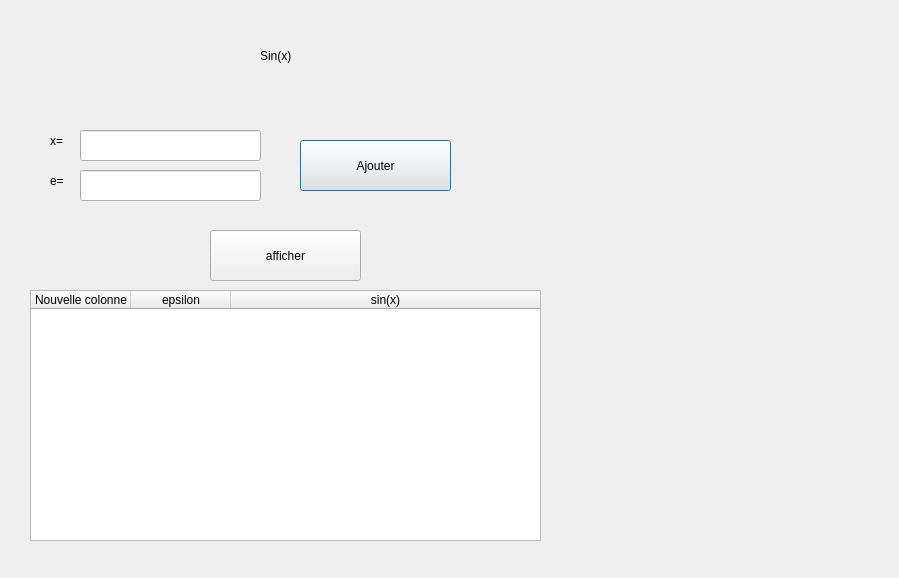
<?xml version="1.0" encoding="UTF-8"?>
<ui version="4.0">
 <class>Dialog</class>
 <widget class="QDialog" name="Dialog">
  <property name="geometry">
   <rect>
    <x>0</x>
    <y>0</y>
    <width>899</width>
    <height>578</height>
   </rect>
  </property>
  <property name="windowTitle">
   <string>Dialog</string>
  </property>
  <widget class="QLabel" name="label">
   <property name="geometry">
    <rect>
     <x>260</x>
     <y>30</y>
     <width>151</width>
     <height>51</height>
    </rect>
   </property>
   <property name="styleSheet">
    <string notr="true">font: 75 20pt &quot;MS Shell Dlg 2&quot;;</string>
   </property>
   <property name="text">
    <string>Sin(x)</string>
   </property>
  </widget>
  <widget class="QLabel" name="label_2">
   <property name="geometry">
    <rect>
     <x>50</x>
     <y>120</y>
     <width>21</width>
     <height>41</height>
    </rect>
   </property>
   <property name="text">
    <string>x=</string>
   </property>
  </widget>
  <widget class="QLineEdit" name="x">
   <property name="geometry">
    <rect>
     <x>80</x>
     <y>130</y>
     <width>181</width>
     <height>31</height>
    </rect>
   </property>
  </widget>
  <widget class="QLabel" name="label_3">
   <property name="geometry">
    <rect>
     <x>50</x>
     <y>160</y>
     <width>21</width>
     <height>41</height>
    </rect>
   </property>
   <property name="text">
    <string>e=</string>
   </property>
  </widget>
  <widget class="QLineEdit" name="e">
   <property name="geometry">
    <rect>
     <x>80</x>
     <y>170</y>
     <width>181</width>
     <height>31</height>
    </rect>
   </property>
  </widget>
  <widget class="QPushButton" name="b1">
   <property name="geometry">
    <rect>
     <x>300</x>
     <y>140</y>
     <width>151</width>
     <height>51</height>
    </rect>
   </property>
   <property name="text">
    <string>Ajouter</string>
   </property>
  </widget>
  <widget class="QPushButton" name="b2">
   <property name="geometry">
    <rect>
     <x>210</x>
     <y>230</y>
     <width>151</width>
     <height>51</height>
    </rect>
   </property>
   <property name="text">
    <string>afficher</string>
   </property>
  </widget>
  <widget class="QTableWidget" name="tab">
   <property name="geometry">
    <rect>
     <x>30</x>
     <y>290</y>
     <width>511</width>
     <height>251</height>
    </rect>
   </property>
   <attribute name="horizontalHeaderStretchLastSection">
    <bool>true</bool>
   </attribute>
   <column>
    <property name="text">
     <string>Nouvelle colonne</string>
    </property>
   </column>
   <column>
    <property name="text">
     <string>epsilon</string>
    </property>
   </column>
   <column>
    <property name="text">
     <string>sin(x)</string>
    </property>
   </column>
  </widget>
 </widget>
 <resources/>
 <connections/>
</ui>
